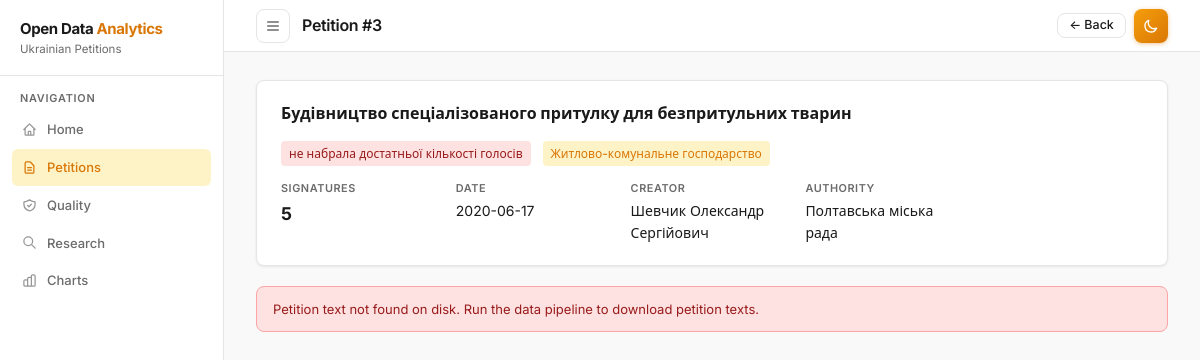
The app's page /ui/petition/3 with its own data.
### tables this page shows
CREATE TABLE "petitions" (
"uid" INTEGER,
  "kind" TEXT,
  "title" TEXT,
  "url" TEXT,
  "text" TEXT,
  "authorityName" TEXT,
  "authorityId" INTEGER,
  "authorityCattutc" TEXT,
  "DateStartPetition" TEXT,
  "count" INTEGER,
  "creator" TEXT,
  "status" TEXT,
  "answerDate" TEXT,
  "answerUrl" TEXT,
  "answerText" TEXT
);

### src/web/app.py (the view)
@app.get("/ui/petition/{uid}", response_class=HTMLResponse)
async def ui_petition_text(request: Request, uid: int):
    try:
        petition = petition_by_uid(uid)
    except Exception:
        raise HTTPException(404, "DB not ready.")
    if not petition:
        raise HTTPException(404, "Petition not found.")
    text_content = ""
    filename = petition.get("text", "") or ""
    if filename:
        text_path = PETITIONS_DIR / filename
        if text_path.exists():
            text_content = text_path.read_text(encoding="utf-8-sig")
    return templates.TemplateResponse(
        name="petition_text.html",
        request=request,
        context={
            "request": request,
            "petition": petition,
            "text_content": text_content,
            "active_page": "petitions",
        },
    )

### src/web/templates/petition_text.html (shortened to what this page needs)
{% extends "base.html" %}
{% block page_title %}Petition #{{ petition.uid }}{% endblock %}
{% block topbar_actions %}
<a href="javascript:history.length > 1 ? history.back() : (location.href='/ui/petitions')"
   class="btn btn-ghost btn-sm">
  ← Back
</a>
{% endblock %}
{% block content %}
<div class="card" style="margin-bottom:1.25rem">
  <h2 style="font-size:1rem;font-weight:700;line-height:1.5;color:var(--text-primary);margin-bottom:1rem">
    {{ petition.title }}
  </h2>
  <div style="display:flex;flex-wrap:wrap;gap:.375rem .75rem;margin-bottom:.875rem">
    {% if petition.status == 'з відповіддю' %}
      <span class="badge badge-ok">{{ petition.status }}</span>
    {% else %}
      <span class="badge badge-no">{{ petition.status }}</span>
    {% endif %}
    <span class="badge" style="background:var(--accent-light);color:var(--accent)">{{ petition.kind }}</span>
  </div>
  <div style="display:grid;grid-template-columns:repeat(auto-fill,minmax(160px,1fr));gap:.5rem .75rem">
    <div>
      <div style="font-size:.68rem;font-weight:600;color:var(--text-secondary);text-transform:uppercase;letter-spacing:.05em;margin-bottom:.15rem">Signatures</div>
      <div style="font-size:1.1rem;font-weight:700;color:var(--text-primary)">{{ petition.count | int | string if petition.count else '—' }}</div>
    </div>
    <div>
      <div style="font-size:.68rem;font-weight:600;color:var(--text-secondary);text-transform:uppercase;letter-spacing:.05em;margin-bottom:.15rem">Date</div>
      <div style="font-size:.875rem;color:var(--text-primary)">{{ petition.DateStartPetition or '—' }}</div>
    </div>
    <div>
      <div style="font-size:.68rem;font-weight:600;color:var(--text-secondary);text-transform:uppercase;letter-spacing:.05em;margin-bottom:.15rem">Creator</div>
      <div style="font-size:.875rem;color:var(--text-primary)">{{ petition.creator or '—' }}</div>
    </div>
    {% if petition.authorityName %}
    <div>
      <div style="font-size:.68rem;font-weight:600;color:var(--text-secondary);text-transform:uppercase;letter-spacing:.05em;margin-bottom:.15rem">Authority</div>
      <div style="font-size:.875rem;color:var(--text-primary)">{{ petition.authorityName }}</div>
    </div>
    {% endif %}
  </div>
</div>
{% if text_content %}
<div class="card" style="margin-bottom:1.25rem">
  <div class="card-title" style="margin-bottom:1rem">Petition Text</div>
  <div style="
    font-size:.9rem;
    line-height:1.8;
    color:var(--text-primary);
    white-space:pre-wrap;
    word-break:break-word;
    max-width:72ch;
    font-family:'Inter',system-ui,sans-serif;
  ">{{ text_content }}</div>
</div>
{% else %}
<div class="alert alert-error" style="margin-bottom:1.25rem">
  Petition text not found on disk. Run the data pipeline to download petition texts.
</div>
{% endif %}
{% endblock %}

### src/web/templates/base.html (style rules this page uses)
:root { --bg: #f9f9f9; --surface: #ffffff; --border: #e5e5e5; --text-primary: #1a1a1a; --text-secondary: #6b6b6b; --accent: #d97706; --accent-hover: #b45309; --accent-light: #fef3c7; --accent-light2: #fffbeb; --radius: 8px; --shadow: 0 1px 3px rgba(0,0,0,0.08); --sidebar-w: 224px; --topbar-h: 52px; --overlay-bg: rgba(0,0,0,0.4); }
*, *::before, *::after { box-sizing: border-box; margin: 0; padding: 0; }
html { height: 100%; }
body { font-family: 'Inter', system-ui, -apple-system, sans-serif; background: var(--bg); color: var(--text-primary); line-height: 1.6; font-size: 14px; height: 100%; transition: background 0.2s, color 0.2s; }
.card { background: var(--surface); border: 1px solid var(--border); border-radius: var(--radius); box-shadow: var(--shadow); padding: 1.25rem 1.5rem; margin-bottom: 1.25rem; transition: background 0.2s, border-color 0.2s; }
.badge { display: inline-flex; align-items: center; padding: 0.18rem 0.5rem; border-radius: 4px; font-size: 0.75rem; font-weight: 500; white-space: nowrap; }
.badge-no { background: #fee2e2; color: #991b1b; }
.btn { display: inline-flex; align-items: center; gap: 0.4rem; padding: 0.475rem 0.9rem; border: none; border-radius: var(--radius); font-family: inherit; font-size: 0.8125rem; font-weight: 500; cursor: pointer; text-decoration: none; transition: opacity 0.12s, transform 0.1s; line-height: 1; white-space: nowrap; }
.btn-ghost { background: transparent; border: 1px solid var(--border); color: var(--text-primary); }
.btn-sm { padding: 0.35rem 0.7rem; font-size: 0.78rem; }
.alert { padding: 0.75rem 1rem; border-radius: var(--radius); font-size: 0.8125rem; margin-bottom: 1rem; }
.alert-error { background: #fee2e2; color: #991b1b; border: 1px solid #fca5a5; }

### records on screen
petitions: uid "3", title "Будівництво спеціалізованого притулку для безпритульних тварин", status "не набрала достатньої кількості голосів", kind "Житлово-комунальне господарство", count "5", DateStartPetition "2020-06-17", creator "Шевчик Олександр Сергійович", authorityName "Полтавська міська рада"
